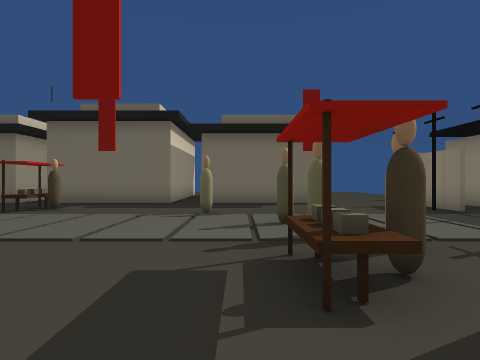
[1] (above)

24 first-person views from a walk through a scene from a Unity 3-D project. The camera is 1.5 m above the floor, looks level and sees 80° across. The floor is counted in squares, 2 m on a side. Each view is taken from the middle of a square. On the plan, view 1 faces up. The plan holds only what a view shows up to about 10 squares ahead; the rest is blank. The place goes on beyond the plan.

[2]
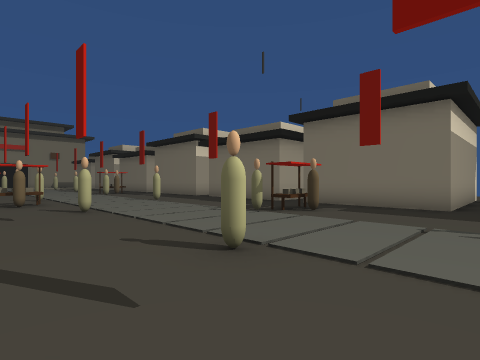

[3]
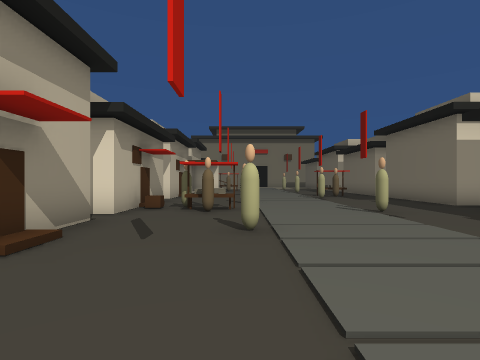

[4]
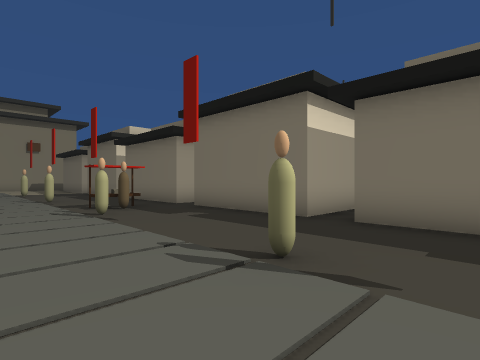

[5]
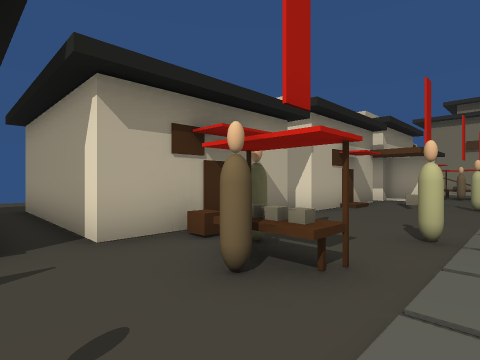

[6]
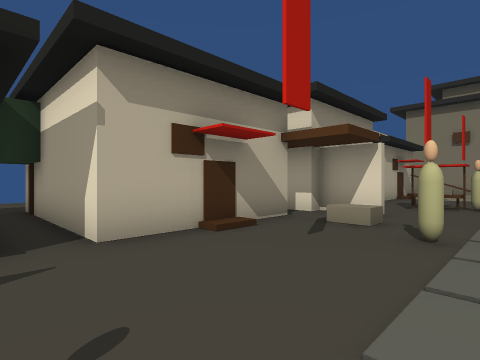

[7]
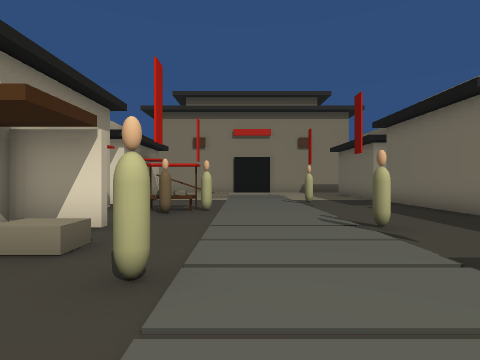

[8]
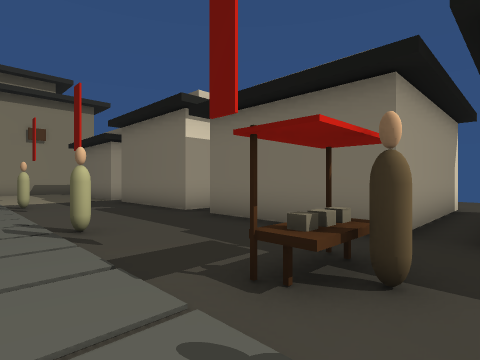

[9]
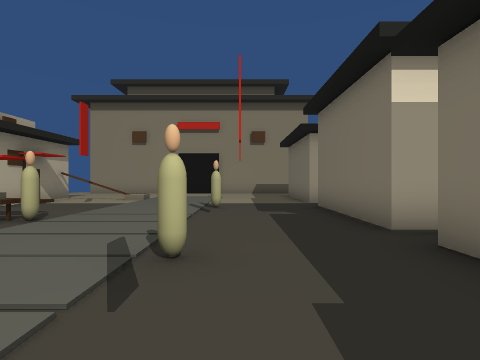

[10]
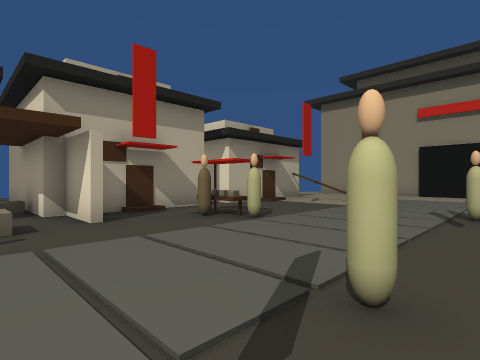

[11]
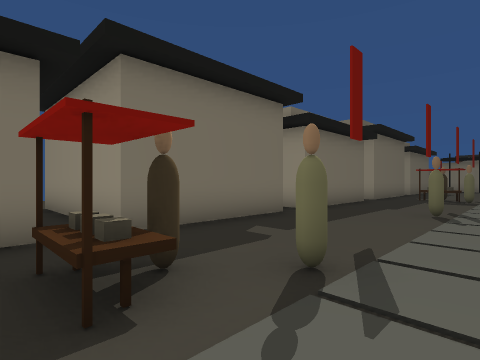

[12]
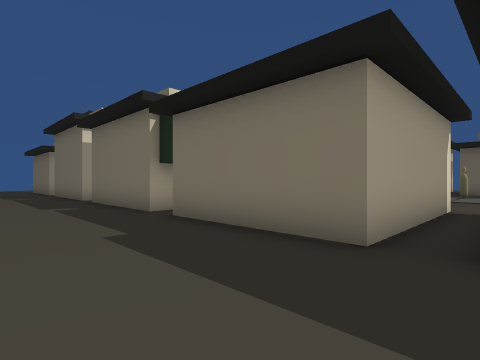

[13]
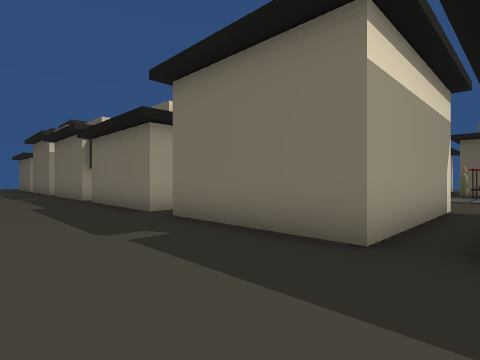

[14]
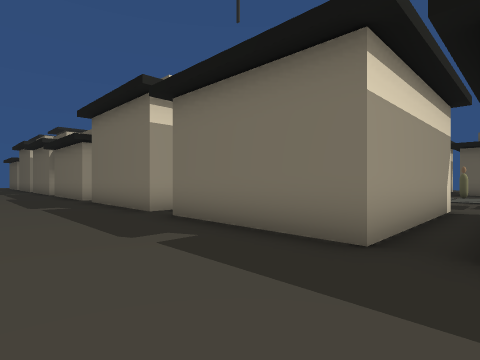

[15]
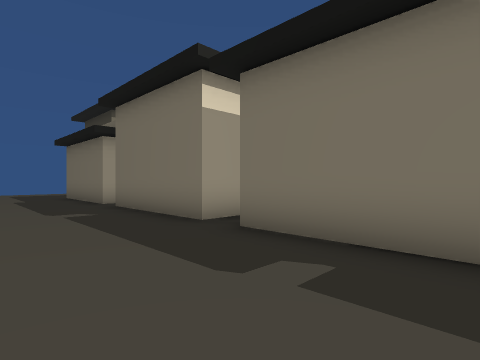

[16]
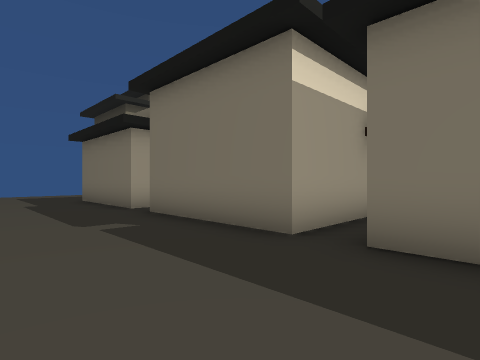

[17]
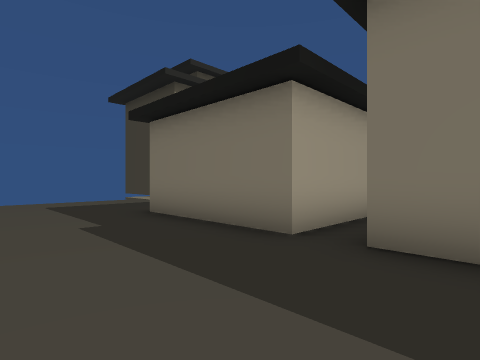

[18]
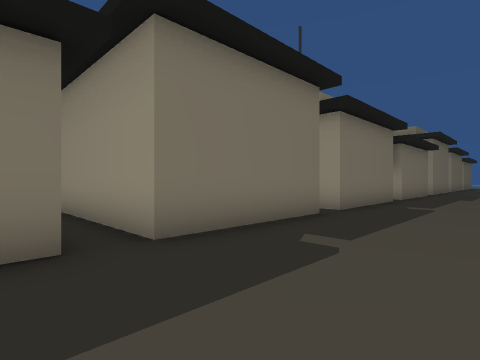

[19]
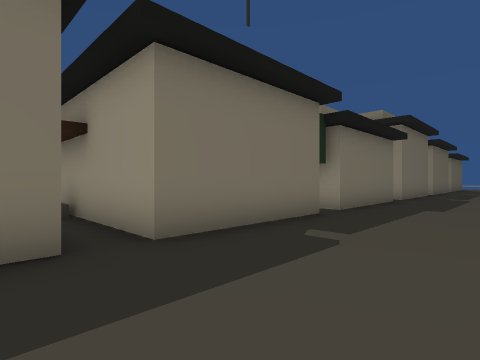

[20]
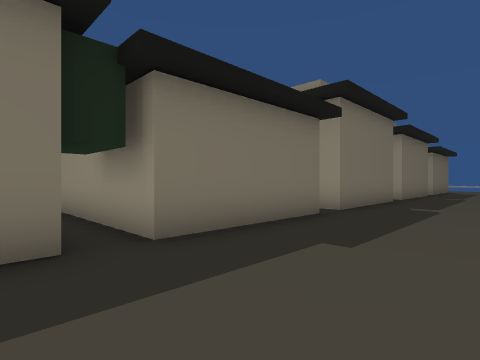

[21]
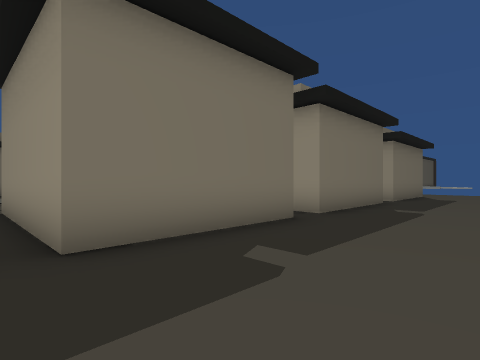

[22]
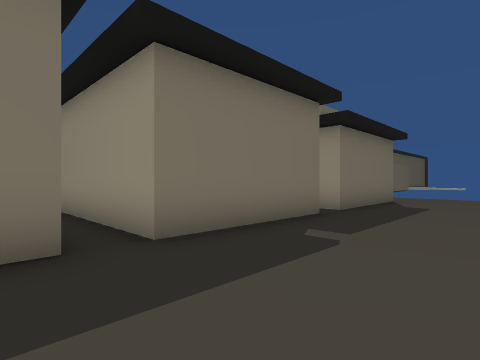

[23]
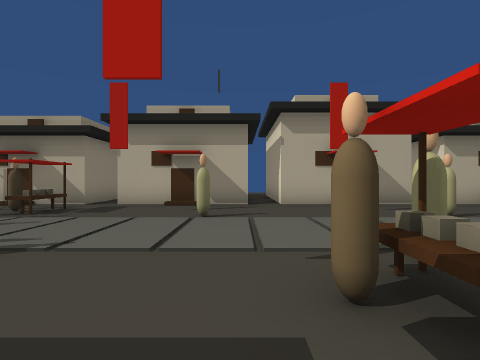

[24]
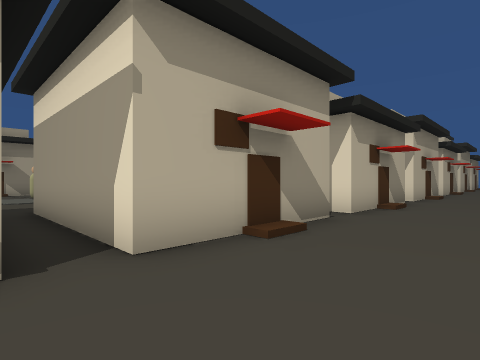

### Floor plan
Key: @ floor where view 1 was taken; # wall or solid block; . floor; / step, stairs or slope; O other object.
Columns run from 28 left of view 1 to 1 right of it. Each row starts with its distance up from view 1.
 17                       ......
 16                .............
 15                .............
 14           #.#  #.####.####.#
 13           #.#  #         #.
 12           #.#  #         #.
 11           #.#  #.        #.
 10 # ####.####.####.####.####.###
  9 ..............................
  8 ..........OO..........OO......
  7 ...........O...........O......
  6 ..#....#....#....#....#....#..
  5 .............................#
  4 .............................#
  3 .....O....#....#OO..#....#...O
  2 .....O...O.......O...........O
  1 .......#........O.............
  0 ###.####.####.####.####.####@#
 -1   #.#  #/#  #.#  #.#  #.#  #.#
 -2   #.#  #.#  #.#  #.#  #.#  #.
 -3   #.#  #.#  #.#  #.#  #.#  #.
 -4 ###.####.####.####.####.####.#
 -5 ..............................
 -6 ..............................
 -7 ..............................
 -8 ..............................

Where each view was taken, in squares from view 1:
view 1: 0 up, 0 right, facing up
view 2: 1 up, 1 left, facing up-left
view 3: 3 up, 4 left, facing left
view 4: 4 up, 9 left, facing up-left
view 5: 4 up, 9 left, facing down-left
view 6: 4 up, 14 left, facing down-left
view 7: 4 up, 16 left, facing left
view 8: 5 up, 16 left, facing up-left
view 9: 7 up, 18 left, facing left
view 10: 7 up, 19 left, facing down-left
view 11: 5 up, 18 left, facing up-right
view 12: 8 down, 9 left, facing up-left
view 13: 8 down, 4 left, facing up-left
view 14: 8 down, 1 right, facing up-left
view 15: 8 down, 16 left, facing up-left
view 16: 8 down, 18 left, facing up-left
view 17: 8 down, 23 left, facing up-left
view 18: 8 down, 26 left, facing up-right
view 19: 8 down, 21 left, facing up-right
view 20: 8 down, 16 left, facing up-right
view 21: 8 down, 10 left, facing up-right
view 22: 8 down, 6 left, facing up-right
view 23: 9 up, 4 left, facing down
view 24: 17 up, 1 left, facing down-left
